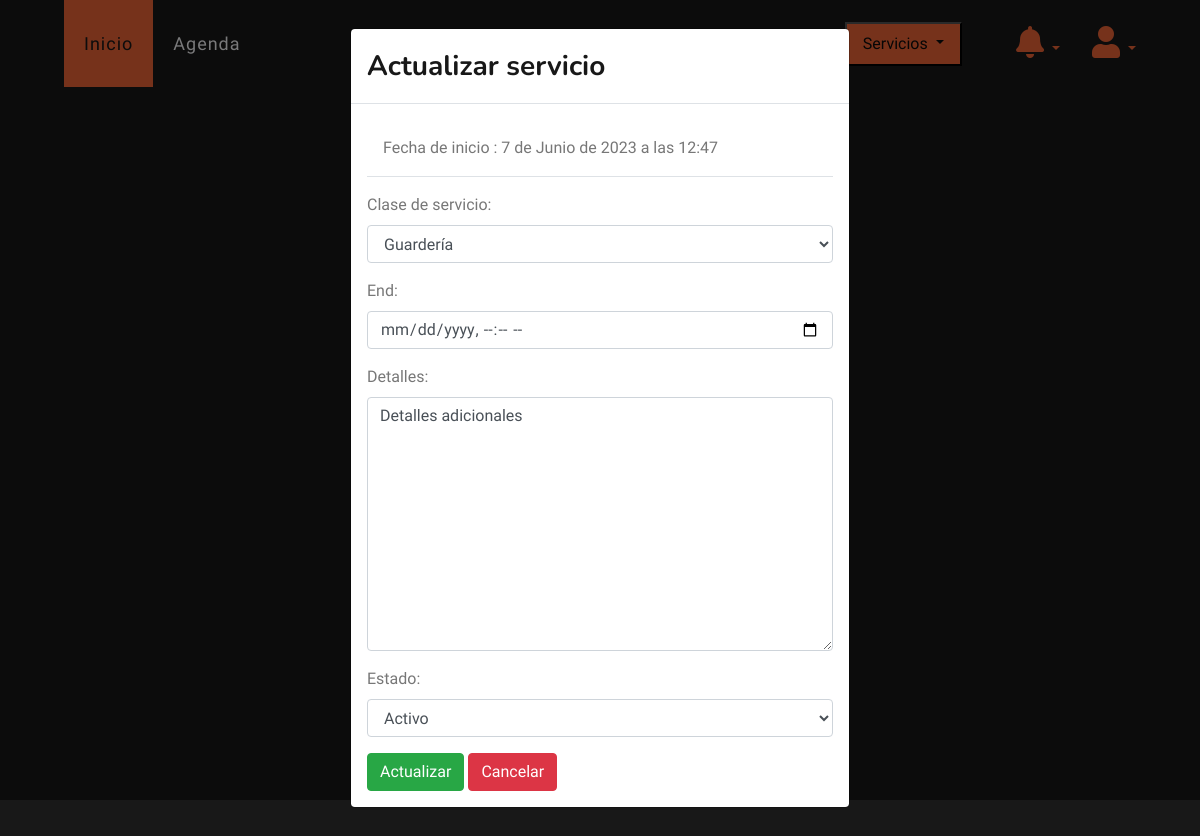
/actualizar/servicio/1 (signed in), run on an earlier commit of the app's database.
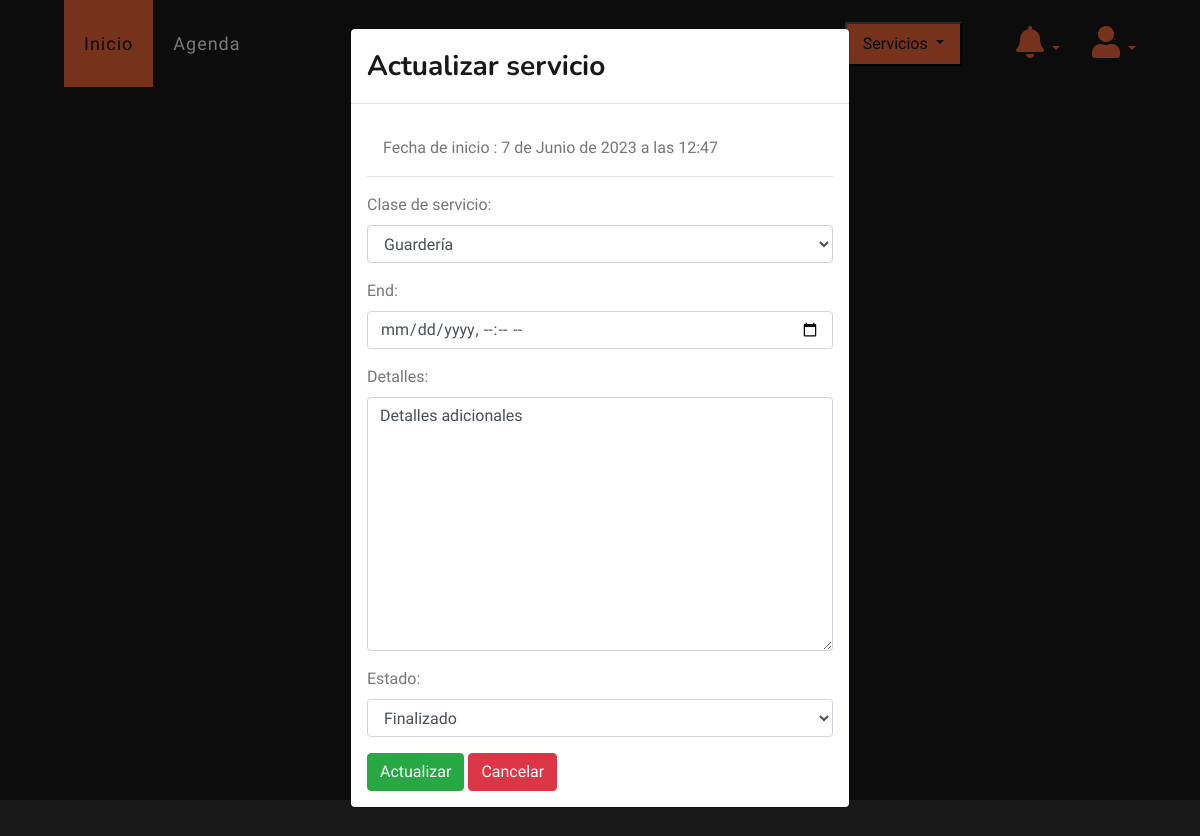
And on a later commit of the database.
### veterinary/models.py (models this page shows, shortened)
class Services(models.Model):
    SERVICES = [('CL', 'Clínica'), ('GU', 'Guardería'), ('PE', 'Peluquería')]
    STATES = [('Activo', 'Activo'), ('Finalizado', 'Finalizado')]
    veterinary = models.ForeignKey(Veterinary, on_delete=models.PROTECT, null=True, blank=True)
    pet = models.ForeignKey(Pet, on_delete=models.CASCADE, related_name='servicios')
    type = models.CharField(max_length=2, choices=SERVICES, verbose_name='tipo_servicio')
    start = models.DateTimeField(verbose_name='fecha_inicio')
    end = models.DateTimeField(null=True, blank=True, verbose_name='fecha_final')
    details = models.TextField(null=True, blank=True, verbose_name='observaciones')
    state = models.CharField(max_length=10, choices=STATES, verbose_name='Estado', default='Activo')
    total_time = models.IntegerField(null=True, blank=True, verbose_name='Tiempo')

### veterinary/views.py (the view, shortened to what this page needs)
# urls.py: path('actualizar/servicio/<int:id>', views.updateService, name="updateService"),
@login_required(login_url="login")
def updateService(request, id):
    instanceService = Services.objects.get(id=id)
    fecha = instanceService.start
    form = ServiceForm(instance=instanceService)
    return render(request, 'veterinary/updateService.html', {'form': form, 'fecha': fecha})

### veterinary/forms.py
class ServiceForm(ModelForm):
    end = DateTimeField(
        widget=DateTimeInput(attrs={'type': 'datetime-local', 'class': 'form-control', 'labels': 'Finalizacion'}),
        required=False
    )
    class Meta:
        model = Services
        fields = ['type', 'end', 'details', 'state', 'pet', 'total_time']
        widgets = {
            'pet': HiddenInput(attrs={'class': 'form-control', 'readonly': True}),
            'details': Textarea(attrs={'class': 'form-control'}),
            'type': Select(attrs={'class': 'form-control'}),
            'state': Select(attrs={'class': 'form-control'}),
            'total_time': HiddenInput(attrs={'class': 'form-control'})
        }
        labels = {
            'pet': 'Mascota',
            'details': 'Detalles',
            'type': 'Clase de servicio',
            'state': 'Estado',
            'total_time': 'Tiempo de finalizacion',
        }

### templates/veterinary/updateService.html (shortened to what this page needs)
{% extends 'layout/base.html' %}
{% block 'style' %}
{% load static %}
<link rel="stylesheet" href="{% static 'css/estilo.css' %}">
{% endblock %}
{% block 'header' %}
{% include 'layout/partials/headerbase.html' %}
{% endblock %}
{% block 'content' %}
{% if form.instance %}
<div class="modal fade" id="myModal" tabindex="-1" role="dialog" aria-labelledby="myModalLabel" data-backdrop="static" data-keyboard="false">
  <div class="modal-dialog" role="document">
    <div class="modal-content">
      <div class="modal-header">
        <h3 class="modal-title" id="myModalLabel">Actualizar servicio</h3>
      </div>
      <div class="modal-body">
        <p class="modal-header">Fecha de inicio : {{ fecha }}</p>
        <form method="post" id="update-form">
          {{ form.as_p }}
          <input type="submit" class="btn btn-success" value="Actualizar">
          <a href="{% url 'home' %}" class="btn btn-danger">Cancelar</a>
        </form>
      </div>
    </div>
  </div>
</div>
{% endif %}
<div class="container-fluid" style="background-color: #181818;">
  <div class="row">
  </div>
</div>
{% endblock %}

What changed in the data, as far as the page shows it:
changed Services "Guardería": state "Activo" → "Finalizado"
